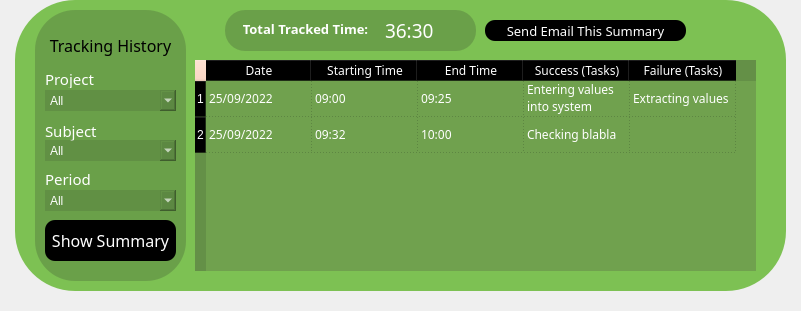
  <widget class="QWidget" name="downsideWidget" native="true">
   <property name="geometry">
    <rect>
     <x>0</x>
     <y>300</y>
     <width>801</width>
     <height>311</height>
    </rect>
   </property>
   <property name="styleSheet">
    <string notr="true"/>
   </property>
   <widget class="QWidget" name="trackingHistoryWidget" native="true">
    <property name="enabled">
     <bool>true</bool>
    </property>
    <property name="geometry">
     <rect>
      <x>15</x>
      <y>0</y>
      <width>771</width>
      <height>291</height>
     </rect>
    </property>
    <property name="styleSheet">
     <string notr="true">background-color:rgb(125, 193, 83);
color:rgb(255,255,255);

border-radius:60px;</string>
    </property>
    <widget class="QWidget" name="showSummaryWidget" native="true">
     <property name="enabled">
      <bool>true</bool>
     </property>
     <property name="geometry">
      <rect>
       <x>20</x>
       <y>10</y>
       <width>151</width>
       <height>271</height>
      </rect>
     </property>
     <property name="styleSheet">
      <string notr="true">background-color:rgba(88, 128, 63, 128);
border-radius:40px;
</string>
     </property>
     <widget class="QComboBox" name="showSummaryProjectCombo">
      <property name="geometry">
       <rect>
        <x>10</x>
        <y>80</y>
        <width>131</width>
        <height>21</height>
       </rect>
      </property>
      <property name="styleSheet">
       <string notr="true"/>
      </property>
      <item>
       <property name="text">
        <string>All</string>
       </property>
      </item>
      <item>
       <property name="text">
        <string>project01</string>
       </property>
      </item>
      <item>
       <property name="text">
        <string>project02</string>
       </property>
      </item>
      <item>
       <property name="text">
        <string>project03</string>
       </property>
      </item>
     </widget>
     <widget class="QLabel" name="showSummaryProjectText">
      <property name="geometry">
       <rect>
        <x>10</x>
        <y>60</y>
        <width>71</width>
        <height>18</height>
       </rect>
      </property>
      <property name="font">
       <font>
        <family>Chalkboard</family>
        <pointsize>11</pointsize>
        <weight>50</weight>
        <bold>false</bold>
        <underline>false</underline>
       </font>
      </property>
      <property name="layoutDirection">
       <enum>Qt::LeftToRight</enum>
      </property>
      <property name="styleSheet">
       <string notr="true">background-color:rgba(255, 255, 255, 0);</string>
      </property>
      <property name="text">
       <string>Project</string>
      </property>
     </widget>
     <widget class="QLabel" name="showSummarySubjectText">
      <property name="geometry">
       <rect>
        <x>10</x>
        <y>110</y>
        <width>61</width>
        <height>21</height>
       </rect>
      </property>
      <property name="font">
       <font>
        <family>Chalkboard</family>
        <pointsize>11</pointsize>
        <underline>false</underline>
       </font>
      </property>
      <property name="layoutDirection">
       <enum>Qt::LeftToRight</enum>
      </property>
      <property name="styleSheet">
       <string notr="true">background-color:rgba(255, 255, 255, 0);</string>
      </property>
      <property name="text">
       <string>Subject</string>
      </property>
     </widget>
     <widget class="QLabel" name="showSummaryPeriodText">
      <property name="geometry">
       <rect>
        <x>10</x>
        <y>160</y>
        <width>51</width>
        <height>18</height>
       </rect>
      </property>
      <property name="font">
       <font>
        <family>Chalkboard</family>
        <pointsize>11</pointsize>
        <underline>false</underline>
       </font>
      </property>
      <property name="layoutDirection">
       <enum>Qt::LeftToRight</enum>
      </property>
      <property name="styleSheet">
       <string notr="true">background-color:rgba(255, 255, 255, 0);</string>
      </property>
      <property name="text">
       <string>Period</string>
      </property>
     </widget>
     <widget class="QComboBox" name="showSummarySubjectCombo">
      <property name="geometry">
       <rect>
        <x>10</x>
        <y>130</y>
        <width>131</width>
        <height>21</height>
       </rect>
      </property>
      <property name="styleSheet">
       <string notr="true"/>
      </property>
      <item>
       <property name="text">
        <string>All</string>
       </property>
      </item>
      <item>
       <property name="text">
        <string>Subject01</string>
       </property>
      </item>
      <item>
       <property name="text">
        <string>Subject02</string>
       </property>
      </item>
      <item>
       <property name="text">
        <string>Subject03</string>
       </property>
      </item>
     </widget>
     <widget class="QComboBox" name="showSummaryPeriodCombo">
      <property name="geometry">
       <rect>
        <x>10</x>
        <y>180</y>
        <width>131</width>
        <height>21</height>
       </rect>
      </property>
      <property name="styleSheet">
       <string notr="true"/>
      </property>
      <item>
       <property name="text">
        <string>All</string>
       </property>
      </item>
      <item>
       <property name="text">
        <string>Today</string>
       </property>
      </item>
      <item>
       <property name="text">
        <string>This week</string>
       </property>
      </item>
      <item>
       <property name="text">
        <string>This month</string>
       </property>
      </item>
      <item>
       <property name="text">
        <string/>
       </property>
      </item>
     </widget>
     <widget class="QLabel" name="trackingHistoryTitleText">
      <property name="geometry">
       <rect>
        <x>10</x>
        <y>20</y>
        <width>131</width>
        <height>31</height>
       </rect>
      </property>
      <property name="font">
       <font>
        <family>Chalkboard</family>
        <pointsize>12</pointsize>
        <weight>50</weight>
        <bold>false</bold>
        <underline>false</underline>
       </font>
      </property>
      <property name="layoutDirection">
       <enum>Qt::LeftToRight</enum>
      </property>
      <property name="styleSheet">
       <string notr="true">background-color: rgba(255, 255, 255, 0);
border-radius:10px;
color:rgb(0,0,0);</string>
      </property>
      <property name="text">
       <string>Tracking History</string>
      </property>
      <property name="alignment">
       <set>Qt::AlignCenter</set>
      </property>
     </widget>
     <widget class="QPushButton" name="showSummaryButton">
      <property name="geometry">
       <rect>
        <x>10</x>
        <y>210</y>
        <width>131</width>
        <height>41</height>
       </rect>
      </property>
      <property name="font">
       <font>
        <family>Chalkboard</family>
        <pointsize>12</pointsize>
       </font>
      </property>
      <property name="styleSheet">
       <string notr="true">background-color:rgb(0, 0, 0);
border-radius:10px;
color:rgb(255, 255, 255);</string>
      </property>
      <property name="text">
       <string>Show Summary</string>
      </property>
     </widget>
    </widget>
    <widget class="QWidget" name="summaryTablePart" native="true">
     <property name="enabled">
      <bool>true</bool>
     </property>
     <property name="geometry">
      <rect>
       <x>180</x>
       <y>60</y>
       <width>561</width>
       <height>211</height>
      </rect>
     </property>
     <property name="styleSheet">
      <string notr="true">background-color:rgba(255, 207, 180, 24);
border-radius:0px;

 
</string>
     </property>
     <widget class="QTableWidget" name="summaryTableValuesWidget">
      <property name="geometry">
       <rect>
        <x>0</x>
        <y>0</y>
        <width>561</width>
        <height>211</height>
       </rect>
      </property>
      <property name="font">
       <font>
        <family>Chalkboard</family>
        <pointsize>9</pointsize>
        <weight>50</weight>
        <italic>false</italic>
        <bold>false</bold>
       </font>
      </property>
      <property name="styleSheet">
       <string notr="true">background-color:rgba(88, 128, 63, 128);
font: 9pt &quot;Chalkboard&quot;;
text-align: center;</string>
      </property>
      <property name="sizeAdjustPolicy">
       <enum>QAbstractScrollArea::AdjustIgnored</enum>
      </property>
      <property name="autoScrollMargin">
       <number>14</number>
      </property>
      <property name="alternatingRowColors">
       <bool>false</bool>
      </property>
      <property name="gridStyle">
       <enum>Qt::DotLine</enum>
      </property>
      <property name="wordWrap">
       <bool>true</bool>
      </property>
      <attribute name="horizontalHeaderMinimumSectionSize">
       <number>20</number>
      </attribute>
      <attribute name="horizontalHeaderDefaultSectionSize">
       <number>106</number>
      </attribute>
      <attribute name="verticalHeaderCascadingSectionResizes">
       <bool>false</bool>
      </attribute>
      <attribute name="verticalHeaderMinimumSectionSize">
       <number>25</number>
      </attribute>
      <attribute name="verticalHeaderDefaultSectionSize">
       <number>36</number>
      </attribute>
      <row>
       <property name="text">
        <string>1</string>
       </property>
       <property name="font">
        <font>
         <pointsize>9</pointsize>
        </font>
       </property>
       <property name="background">
        <color>
         <red>0</red>
         <green>0</green>
         <blue>0</blue>
        </color>
       </property>
      </row>
      <row>
       <property name="text">
        <string>2</string>
       </property>
       <property name="font">
        <font>
         <pointsize>9</pointsize>
        </font>
       </property>
       <property name="background">
        <color>
         <red>0</red>
         <green>0</green>
         <blue>0</blue>
        </color>
       </property>
      </row>
      <column>
       <property name="text">
        <string>Date</string>
       </property>
       <property name="font">
        <font>
         <family>Chalkboard</family>
         <pointsize>9</pointsize>
        </font>
       </property>
       <property name="background">
        <color>
         <red>0</red>
         <green>0</green>
         <blue>0</blue>
        </color>
       </property>
      </column>
      <column>
       <property name="text">
        <string>Starting Time</string>
       </property>
       <property name="font">
        <font>
         <family>Chalkboard</family>
         <pointsize>9</pointsize>
        </font>
       </property>
       <property name="background">
        <color>
         <red>0</red>
         <green>0</green>
         <blue>0</blue>
        </color>
       </property>
      </column>
      <column>
       <property name="text">
        <string>End Time</string>
       </property>
       <property name="font">
        <font>
         <family>Chalkboard</family>
         <pointsize>9</pointsize>
        </font>
       </property>
       <property name="background">
        <color>
         <red>0</red>
         <green>0</green>
         <blue>0</blue>
        </color>
       </property>
      </column>
      <column>
       <property name="text">
        <string>Success (Tasks)</string>
       </property>
       <property name="font">
        <font>
         <family>Chalkboard</family>
         <pointsize>9</pointsize>
        </font>
       </property>
       <property name="background">
        <color>
         <red>0</red>
         <green>0</green>
         <blue>0</blue>
        </color>
       </property>
      </column>
      <column>
       <property name="text">
        <string>Failure (Tasks)</string>
       </property>
       <property name="font">
        <font>
         <family>Chalkboard</family>
         <pointsize>9</pointsize>
        </font>
       </property>
       <property name="background">
        <color>
         <red>0</red>
         <green>0</green>
         <blue>0</blue>
        </color>
       </property>
      </column>
      <item row="0" column="0">
       <property name="text">
        <string>25/09/2022</string>
       </property>
       <property name="font">
        <font>
         <pointsize>9</pointsize>
        </font>
       </property>
      </item>
      <item row="0" column="1">
       <property name="text">
        <string>09:00</string>
       </property>
       <property name="font">
        <font>
         <pointsize>9</pointsize>
        </font>
       </property>
      </item>
      <item row="0" column="2">
       <property name="text">
        <string>09:25</string>
       </property>
       <property name="font">
        <font>
         <pointsize>9</pointsize>
        </font>
       </property>
      </item>
      <item row="0" column="3">
       <property name="text">
        <string>Entering values into system</string>
       </property>
       <property name="font">
        <font>
         <pointsize>9</pointsize>
        </font>
       </property>
      </item>
      <item row="0" column="4">
       <property name="text">
        <string>Extracting values</string>
       </property>
       <property name="font">
        <font>
         <pointsize>9</pointsize>
        </font>
       </property>
      </item>
      <item row="1" column="0">
       <property name="text">
        <string>25/09/2022</string>
       </property>
       <property name="font">
        <font>
         <pointsize>9</pointsize>
        </font>
       </property>
      </item>
      <item row="1" column="1">
       <property name="text">
        <string>09:32</string>
       </property>
       <property name="font">
        <font>
         <pointsize>9</pointsize>
        </font>
       </property>
      </item>
      <item row="1" column="2">
       <property name="text">
        <string>10:00</string>
       </property>
       <property name="font">
        <font>
         <pointsize>9</pointsize>
        </font>
       </property>
      </item>
      <item row="1" column="3">
       <property name="text">
        <string>Checking blabla</string>
       </property>
       <property name="font">
        <font>
         <pointsize>9</pointsize>
        </font>
       </property>
      </item>
      <item row="1" column="4">
       <property name="text">
        <string/>
       </property>
       <property name="font">
        <font>
         <pointsize>9</pointsize>
        </font>
       </property>
      </item>
     </widget>
    </widget>
    <widget class="QWidget" name="totalTrackedTimeWidget" native="true">
     <property name="enabled">
      <bool>true</bool>
     </property>
     <property name="geometry">
      <rect>
       <x>210</x>
       <y>10</y>
       <width>251</width>
       <height>41</height>
      </rect>
     </property>
     <property name="styleSheet">
      <string notr="true">background-color:rgba(88, 128, 63, 128);
border-radius:20px;
</string>
     </property>
     <widget class="QLabel" name="totalTrackedTimeTextLabel">
      <property name="geometry">
       <rect>
        <x>10</x>
        <y>10</y>
        <width>141</width>
        <height>18</height>
       </rect>
      </property>
      <property name="font">
       <font>
        <family>Chalkboard</family>
        <pointsize>10</pointsize>
        <weight>75</weight>
        <bold>true</bold>
        <underline>false</underline>
       </font>
      </property>
      <property name="layoutDirection">
       <enum>Qt::LeftToRight</enum>
      </property>
      <property name="styleSheet">
       <string notr="true">background-color:rgba(255, 255, 255, 0);</string>
      </property>
      <property name="text">
       <string>Total Tracked Time:</string>
      </property>
      <property name="alignment">
       <set>Qt::AlignCenter</set>
      </property>
     </widget>
     <widget class="QLabel" name="totalTrackedTimeDurationLabel">
      <property name="geometry">
       <rect>
        <x>160</x>
        <y>10</y>
        <width>81</width>
        <height>20</height>
       </rect>
      </property>
      <property name="font">
       <font>
        <family>Chalkboard</family>
        <pointsize>14</pointsize>
        <underline>false</underline>
       </font>
      </property>
      <property name="layoutDirection">
       <enum>Qt::LeftToRight</enum>
      </property>
      <property name="styleSheet">
       <string notr="true">background-color:rgba(255, 255, 255, 0);</string>
      </property>
      <property name="text">
       <string>36:30</string>
      </property>
      <property name="alignment">
       <set>Qt::AlignLeading|Qt::AlignLeft|Qt::AlignVCenter</set>
      </property>
     </widget>
    </widget>
    <widget class="QPushButton" name="sendEmailThisSummaryButton">
     <property name="geometry">
      <rect>
       <x>470</x>
       <y>20</y>
       <width>201</width>
       <height>21</height>
      </rect>
     </property>
     <property name="font">
      <font>
       <family>Chalkboard</family>
       <pointsize>10</pointsize>
      </font>
     </property>
     <property name="styleSheet">
      <string notr="true">background-color:rgb(0, 0, 0);
border-radius:10px;
color:rgb(255, 255, 255);</string>
     </property>
     <property name="text">
      <string>Send Email This Summary</string>
     </property>
    </widget>
   </widget>
  </widget>
